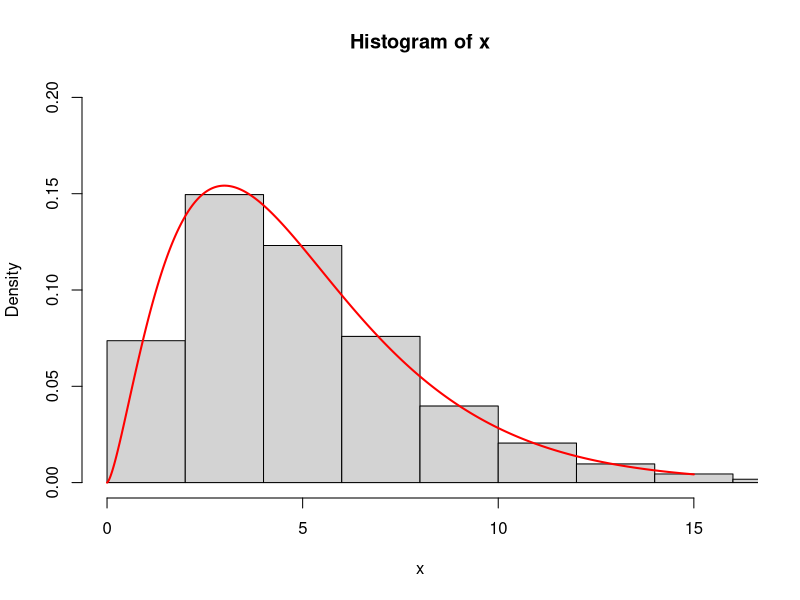

Recreate this plot in R.

library('ggplot2')
# rchisq(n, df) returns n random numbers from the chi-square distribution. It is therefore to generate random deviates. 
# computing values of 50k random values with 5 degrees of freedom
x <- rchisq(50000, df = 5)

hist(x, 
     freq = FALSE, 
     xlim = c(0,16), 
     ylim = c(0,0.2))

curve(dchisq(x, df = 5), from = 0, to = 15, 
      n = 5000, col= 'red', lwd=2, add = T)
